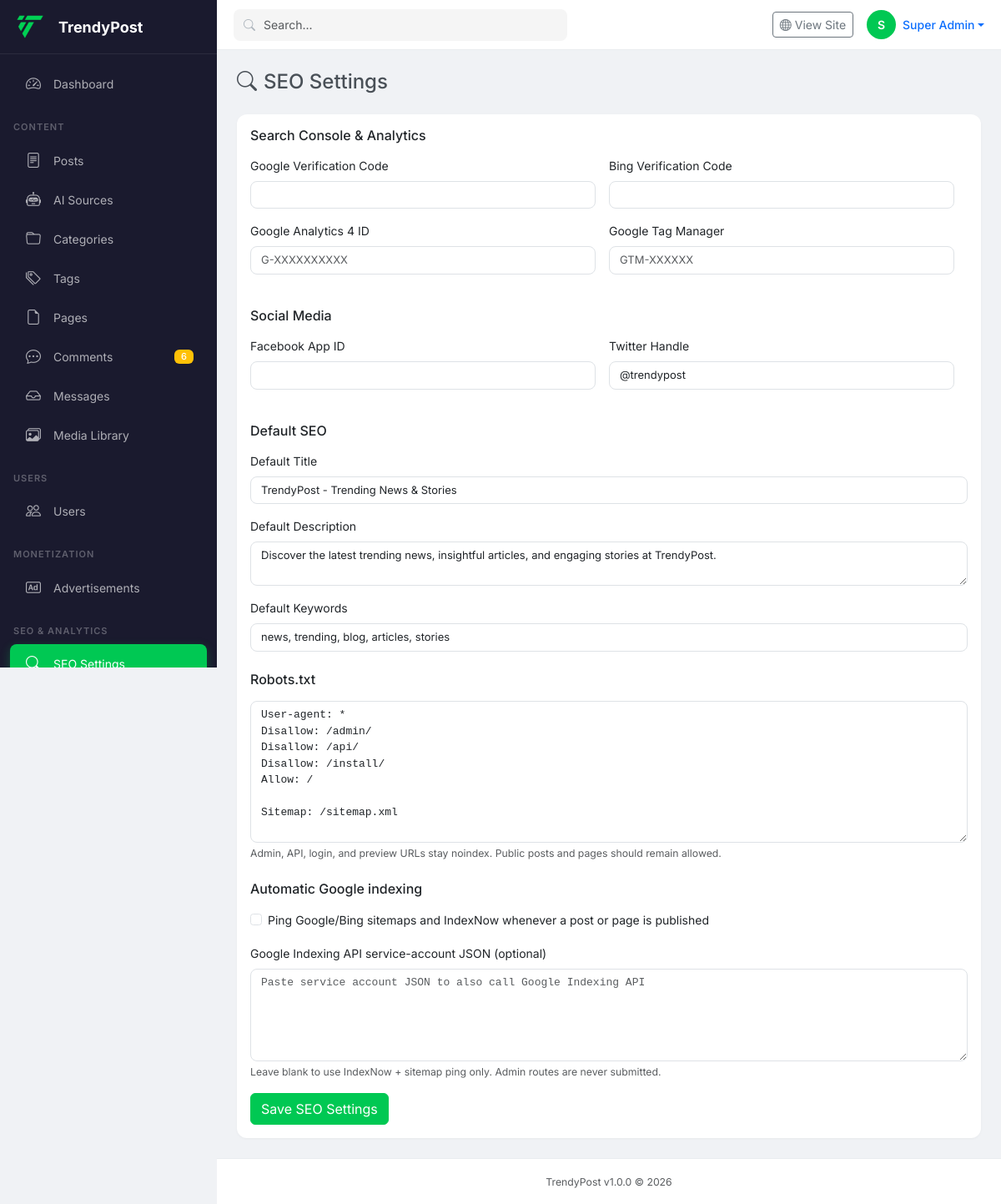
The page /admin/admin/?route=seo (signed in) on the database as committed earlier.
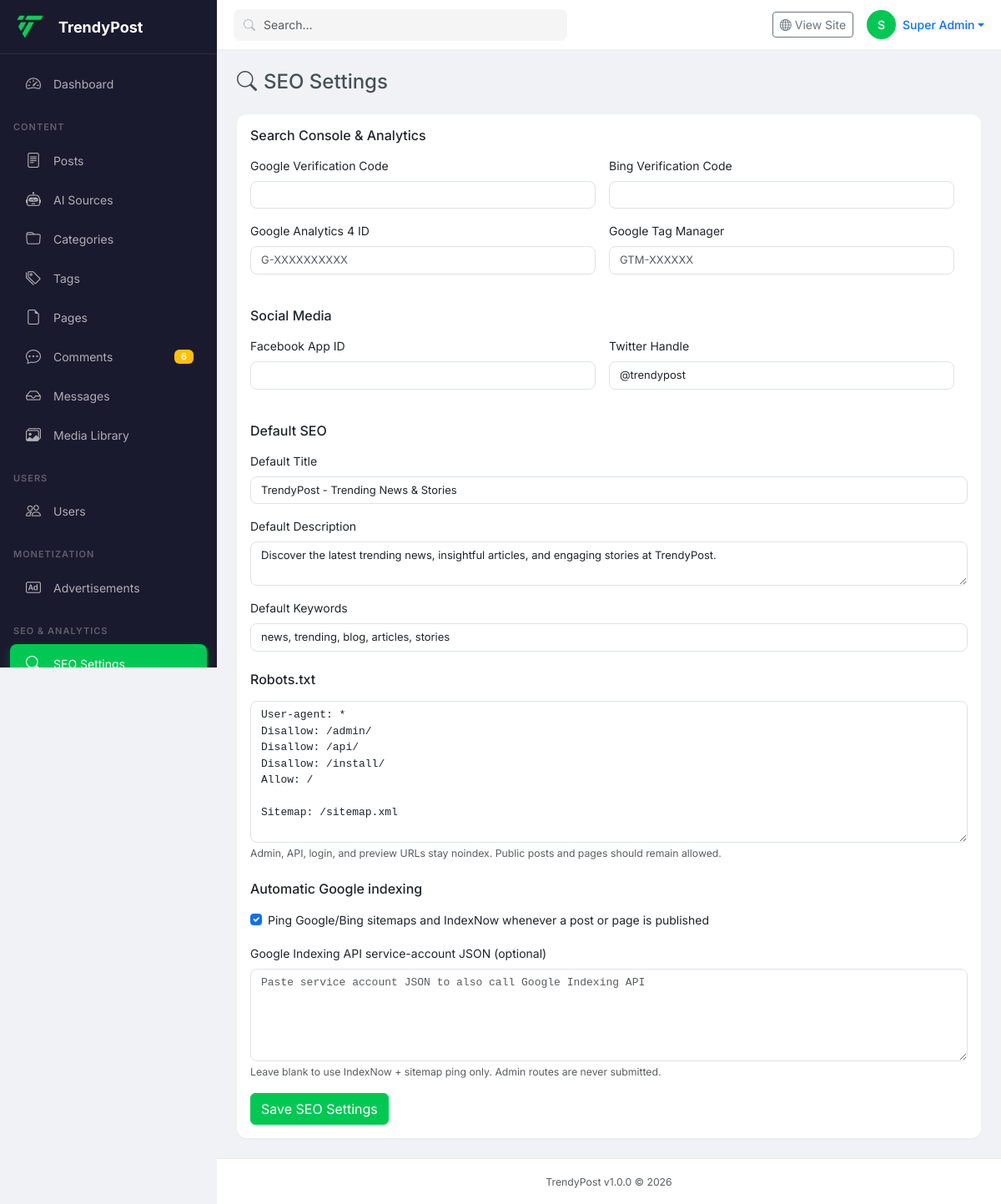
The same page on the database as committed later.
### tables this page shows
CREATE TABLE seo_settings (
    id INT UNSIGNED AUTO_INCREMENT PRIMARY KEY,
    setting_key VARCHAR(100) NOT NULL UNIQUE,
    setting_value LONGTEXT,
    setting_group VARCHAR(50) DEFAULT 'general',
    is_json TINYINT(1) DEFAULT 0,
    created_at TIMESTAMP DEFAULT CURRENT_TIMESTAMP,
    updated_at TIMESTAMP DEFAULT CURRENT_TIMESTAMP ON UPDATE CURRENT_TIMESTAMP,
    INDEX idx_key (setting_key),
    INDEX idx_group (setting_group)
);

### includes/Database.php (called while the page is built, shortened)
<?php
class Database {
    private static ?PDO $instance = null;
    public static function getInstance(): PDO {
        if (self::$instance === null) {
            try {
                $dsn = "mysql:host=" . DB_HOST . ";dbname=" . DB_NAME . ";charset=" . DB_CHARSET;
                $options = [
                    PDO::ATTR_ERRMODE => APP_DEBUG ? PDO::ERRMODE_EXCEPTION : PDO::ERRMODE_SILENT,
                    PDO::ATTR_DEFAULT_FETCH_MODE => PDO::FETCH_ASSOC,
                    PDO::ATTR_EMULATE_PREPARES => false,
                    PDO::ATTR_PERSISTENT => true
                ];
                self::$instance = new PDO($dsn, DB_USER, DB_PASS, $options);
            } catch (PDOException $e) {
                error_log("Database connection failed: " . $e->getMessage());
                if (APP_DEBUG) {
                    die("Database connection failed: " . $e->getMessage());
                }
                die("Service temporarily unavailable. Please try again later.");
            }
        }
        return self::$instance;
    }
    private static function setConnectionDefaults(): void {
        try {
            self::$instance->exec("SET NAMES " . DB_CHARSET . " COLLATE " . DB_COLLATE);
            $phpTimezone = date_default_timezone_get();
            $timezoneOffset = self::getTimezoneOffset($phpTimezone);
            try {
                self::$instance->exec("SET time_zone = '" . $timezoneOffset . "'");
            } catch (PDOException $e) {
                try {
                    $offsetMinutes = self::getTimezoneOffsetMinutes($phpTimezone);
                    self::$instance->exec("SET time_zone = '" . $offsetMinutes . "'");
                    self::$timezone = $offsetMinutes;
                } catch (PDOException $e2) {
                    error_log("Could not set MySQL timezone: " . $e2->getMessage());
                    self::$timezone = '+00:00';
                }
            }
            self::$instance->exec("SET sql_mode = 'NO_ENGINE_SUBSTITUTION'");
        } catch (PDOException $e) {
            error_log("Failed to set connection defaults: " . $e->getMessage());
        }
    }
    private static function getTimezoneOffset(string $timezone): string {
        try {
            $dt = new DateTime('now', new DateTimeZone($timezone));
            $offset = $dt->getOffset();
            $hours = floor($offset / 3600);
            $minutes = abs(($offset % 3600) / 60);
            return sprintf('%+03d:%02d', $hours, $minutes);
        } catch (Exception $e) {
            error_log("Timezone offset calculation failed: " . $e->getMessage());
            return '+00:00';
        }
    }
    public static function query(string $sql, array $params = []): PDOStatement {
        $stmt = self::getInstance()->prepare($sql);
        $stmt->execute($params);
        return $stmt;
    }
    public static function fetchOne(string $sql, array $params = []): ?array {
        $stmt = self::query($sql, $params);
        $result = $stmt->fetch();
        return $result ?: null;
    }
}

### includes/Models.php (called while the page is built, shortened)
<?php
class Setting {
    public static function get(string $key, $default = null) {
        $row = Database::fetchOne("SELECT setting_value, is_json FROM settings WHERE setting_key = ? LIMIT 1", [$key]);
        $value = $row['is_json'] ? json_decode($row['setting_value'], true) : $row['setting_value'];
        return $value ?? $default;
    }
}
class SEOSetting {
    public static function get(string $key, $default = null) {
        $row = Database::fetchOne("SELECT setting_value FROM seo_settings WHERE setting_key = ? LIMIT 1", [$key]);
        return $row['setting_value'] ?? $default;
    }
    public static function getRobotsTxt(): string {
        return self::get('robots_txt', "User-agent: *\nDisallow: /admin/\nDisallow: /api/\nAllow: /\n\nSitemap: /sitemap.xml");
    }
}

### includes/Helpers.php (called while the page is built, shortened)
<?php
function decode_entities(string $text): string {
    if ($text === '' || !str_contains($text, '&')) {
        return $text;
    }
    $prev = '';
    $decoded = $text;
    for ($i = 0; $i < 3 && $decoded !== $prev; $i++) {
        $prev = $decoded;
        $decoded = html_entity_decode($decoded, ENT_QUOTES | ENT_HTML5, 'UTF-8');
    }
    return $decoded;
}
function esc_attr(string $text): string {
    return htmlspecialchars(decode_entities($text), ENT_QUOTES, 'UTF-8');
}

### admin/seo/index.php (the view, shortened to what the changed rows need)
<?php
include ADMIN_PATH . 'layout/header.php';
?>
<div class="d-flex justify-content-between align-items-center mb-4 flex-wrap gap-2"><h4 class="mb-0"><i class="bi bi-search me-2"></i>SEO Settings</h4></div>
<div class="card border-0"><div class="card-body">
    <form method="POST"><input type="hidden" name="_token" value="<?php echo csrf_token(); ?>">
    <h6 class="mb-3">Search Console & Analytics</h6>
    <div class="row g-3"><div class="col-md-6"><div class="mb-3"><label class="form-label">Google Verification Code</label><input type="text" name="google_verification" class="form-control" value="<?php echo esc_attr(SEOSetting::get('google_verification', '')); ?>"></div></div><div class="col-md-6"><div class="mb-3"><label class="form-label">Bing Verification Code</label><input type="text" name="bing_verification" class="form-control" value="<?php echo esc_attr(SEOSetting::get('bing_verification', '')); ?>"></div></div></div>
    <div class="row g-3"><div class="col-md-6"><div class="mb-3"><label class="form-label">Google Analytics 4 ID</label><input type="text" name="google_analytics_4" class="form-control" value="<?php echo esc_attr(SEOSetting::get('google_analytics_4', '')); ?>" placeholder="G-XXXXXXXXXX"></div></div><div class="col-md-6"><div class="mb-3"><label class="form-label">Google Tag Manager</label><input type="text" name="gtm_container_id" class="form-control" value="<?php echo esc_attr(SEOSetting::get('gtm_container_id', '')); ?>" placeholder="GTM-XXXXXX"></div></div></div>
    <h6 class="mb-3 mt-4">Social Media</h6>
    <div class="row g-3"><div class="col-md-6"><div class="mb-3"><label class="form-label">Facebook App ID</label><input type="text" name="facebook_app_id" class="form-control" value="<?php echo esc_attr(SEOSetting::get('facebook_app_id', '')); ?>"></div></div><div class="col-md-6"><div class="mb-3"><label class="form-label">Twitter Handle</label><input type="text" name="twitter_site" class="form-control" value="<?php echo esc_attr(SEOSetting::get('twitter_site', '@trendypost')); ?>"></div></div></div>
    <h6 class="mb-3 mt-4">Default SEO</h6>
    <div class="mb-3"><label class="form-label">Default Title</label><input type="text" name="seo_default_title" class="form-control" value="<?php echo esc_attr(Setting::get('seo_default_title', '')); ?>"></div>
    <div class="mb-3"><label class="form-label">Default Description</label><textarea name="seo_default_description" class="form-control" rows="2"><?php echo esc_attr(Setting::get('seo_default_description', '')); ?></textarea></div>
    <div class="mb-3"><label class="form-label">Default Keywords</label><input type="text" name="seo_default_keywords" class="form-control" value="<?php echo esc_attr(Setting::get('seo_default_keywords', '')); ?>"></div>
    <h6 class="mb-3 mt-4">Robots.txt</h6>
    <div class="mb-3"><textarea name="robots_txt" class="form-control font-monospace" rows="8"><?php echo esc_attr(SEOSetting::getRobotsTxt()); ?></textarea>
    <div class="form-text">Admin, API, login, and preview URLs stay noindex. Public posts and pages should remain allowed.</div></div>
    <h6 class="mb-3 mt-4">Automatic Google indexing</h6>
    <div class="form-check mb-3">
        <input class="form-check-input" type="checkbox" name="auto_indexing" id="auto_indexing" value="1" <?php echo SEOSetting::get('auto_indexing', '1') === '1' ? 'checked' : ''; ?>>
        <label class="form-check-label" for="auto_indexing">Ping Google/Bing sitemaps and IndexNow whenever a post or page is published</label>
    </div>
    <div class="mb-3">
        <label class="form-label">Google Indexing API service-account JSON (optional)</label>
        <textarea name="indexing_api_key" class="form-control font-monospace" rows="5" placeholder="Paste service account JSON to also call Google Indexing API"><?php echo esc_attr(SEOSetting::get('indexing_api_key', '')); ?></textarea>
        <div class="form-text">Leave blank to use IndexNow + sitemap ping only. Admin routes are never submitted.</div>
    </div>
    <button type="submit" class="btn btn-success">Save SEO Settings</button>
    </form>
</div></div>
<?php include ADMIN_PATH . 'layout/footer.php'; ?>

Rows that differ between the two databases and show on the page:
changed seo_settings (number 3 of 3 on the later page): setting_value "☐" → "☑"
